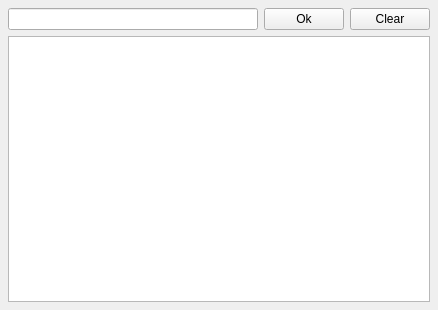
<ui version="4.0" >
 <author></author>
 <comment></comment>
 <exportmacro></exportmacro>
 <class>Form</class>
 <widget class="QWidget" name="Form" >
  <property name="geometry" >
   <rect>
    <x>0</x>
    <y>0</y>
    <width>438</width>
    <height>310</height>
   </rect>
  </property>
  <property name="windowTitle" >
   <string>My sample form</string>
  </property>
  <layout class="QVBoxLayout" >
   <property name="margin" >
    <number>8</number>
   </property>
   <property name="spacing" >
    <number>6</number>
   </property>
   <item>
    <layout class="QHBoxLayout" >
     <property name="margin" >
      <number>0</number>
     </property>
     <property name="spacing" >
      <number>6</number>
     </property>
     <item>
      <widget class="QLineEdit" name="nameEdit" />
     </item>
     <item>
      <widget class="QPushButton" name="okPushButton" >
       <property name="text" >
        <string>Ok</string>
       </property>
      </widget>
     </item>
     <item>
      <widget class="QPushButton" name="clearPushButton" >
       <property name="text" >
        <string>Clear</string>
       </property>
      </widget>
     </item>
    </layout>
   </item>
   <item>
    <widget class="QListWidget" name="nameList" />
   </item>
  </layout>
  <widget class="QWidget" name="" >
   <property name="geometry" >
    <rect>
     <x>9</x>
     <y>9</y>
     <width>377</width>
     <height>28</height>
    </rect>
   </property>
  </widget>
  <widget class="QWidget" name="" >
   <property name="geometry" >
    <rect>
     <x>10</x>
     <y>20</y>
     <width>290</width>
     <height>228</height>
    </rect>
   </property>
  </widget>
 </widget>
 <pixmapfunction></pixmapfunction>
 <resources/>
 <connections>
  <connection>
   <sender>clearPushButton</sender>
   <signal>clicked()</signal>
   <receiver>nameEdit</receiver>
   <slot>clear()</slot>
   <hints>
    <hint type="sourcelabel" >
     <x>396</x>
     <y>21</y>
    </hint>
    <hint type="destinationlabel" >
     <x>212</x>
     <y>28</y>
    </hint>
   </hints>
  </connection>
 </connections>
</ui>
